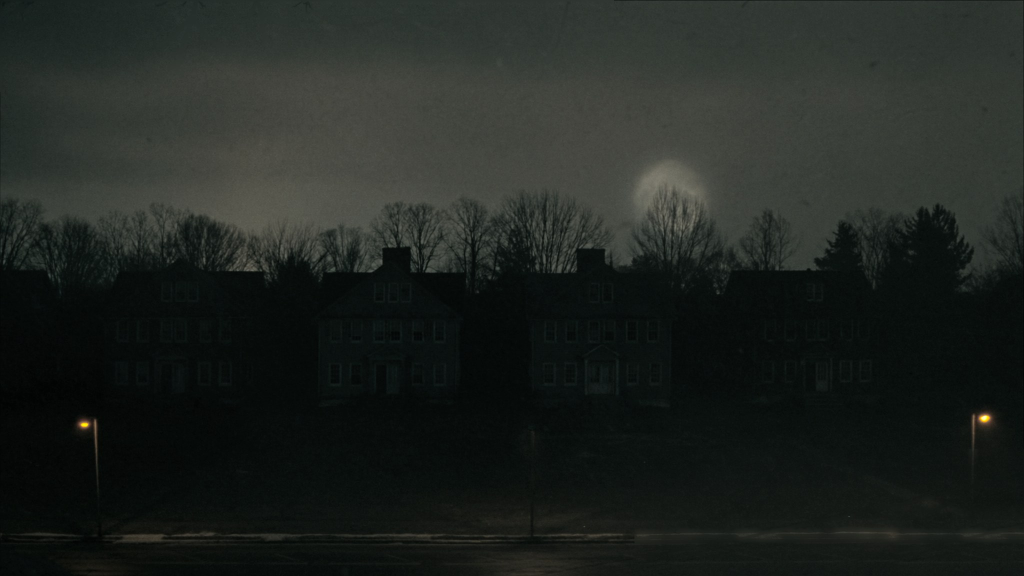
#> input picture docs/design/art/higgsfield/pack3/window-night.jpg, 2048 x 1152 px, found by its file name (shown at 1/2 size)
$ python p2_wsheet.py
#> lines starting #> are read from the running program, lines starting #| are printed output that depends on the picture
import numpy as np
from PIL import Image, ImageDraw, ImageFont
P='/tmp/claude-0/-home-user-Rovloc/44e475d9-c8d0-52a2-84e0-3ac758fed249/scratchpad/higg/pack3'
OUT='/tmp/claude-0/-home-user-Rovloc/44e475d9-c8d0-52a2-84e0-3ac758fed249/scratchpad/send/art-world-paintings.jpg'
def card(name, bg):
    im = Image.open(f'{P}/{name}').convert('RGBA')
    c = Image.new('RGBA', im.size, bg); c.alpha_composite(im); return c.convert('RGB')
items = [
 ('window-night.jpg', None, 'Behind the classroom windows (upper floor, rain, sodium lamps)'),
 ('skyline-wrap.jpg', None, 'Back lot skyline, wraps left to right'),
 ('sky.jpg', None, 'Night sky, moon behind cloud'),
 ('title.jpg', None, 'Title plate: empty corridor (figure painted out)'),
 ('stain-water.png', (128,128,128,255), 'Water stain decal, shown over mid-grey'),
 ('stain-mould.png', (199,217,194,255), 'Black mould decal, shown over pale green'),
]
CW, pad, lab = 880, 24, 44
font = ImageFont.load_default(size=26)
cells = []
for f, bg, text in items:
    im = card(f, bg) if bg else Image.open(f'{P}/{f}').convert('RGB')
#> im is the input picture: PIL image 2048x1152 RGB; mean R, G, B 31.8, 36.4, 32.6
    if f.startswith('stain'):
        s = 430 / im.size[1]
    else:
        s = CW / im.size[0]
#> s = 0.43
    im = im.resize((round(im.size[0]*s), round(im.size[1]*s)), Image.LANCZOS)
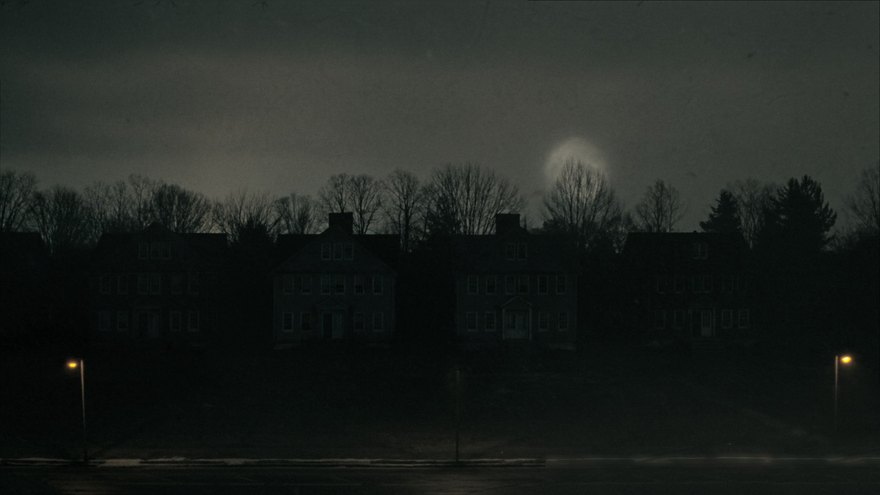
#> im: PIL image 880x495 RGB; mean R, G, B 31.8, 36.4, 32.6
    cells.append((im, text))
#> pass 2 of the loop `for f, bg, text in items:`:
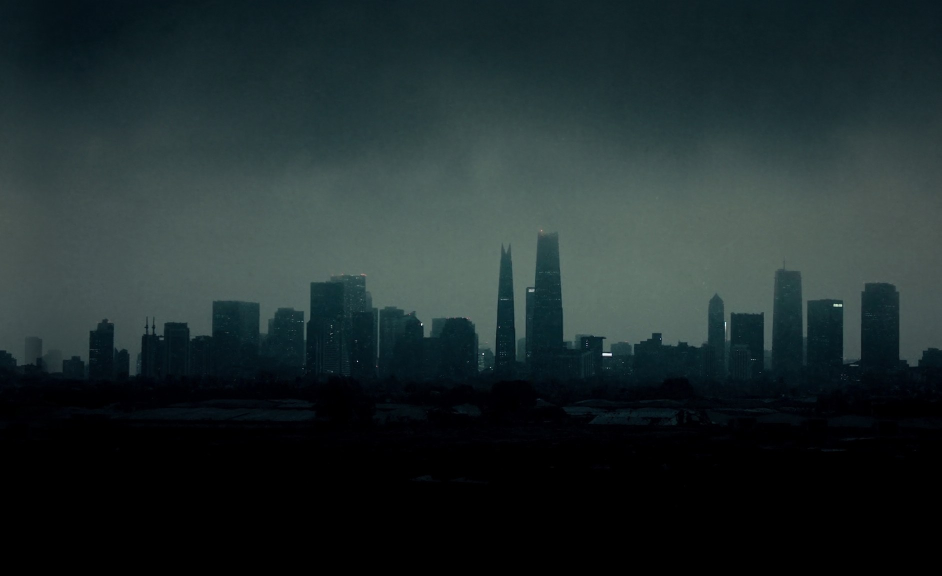
#> input picture docs/design/art/higgsfield/pack3/skyline-wrap.jpg, 1884 x 1152 px, found by its file name (shown at 1/2 size)
#> im is the input picture: PIL image 1884x1152 RGB; mean R, G, B 30.9, 43.2, 44.2
#> `im = im.resize((round(im.size[0]*s), round(im.size[1]*s)), Image.LANCZ..`:
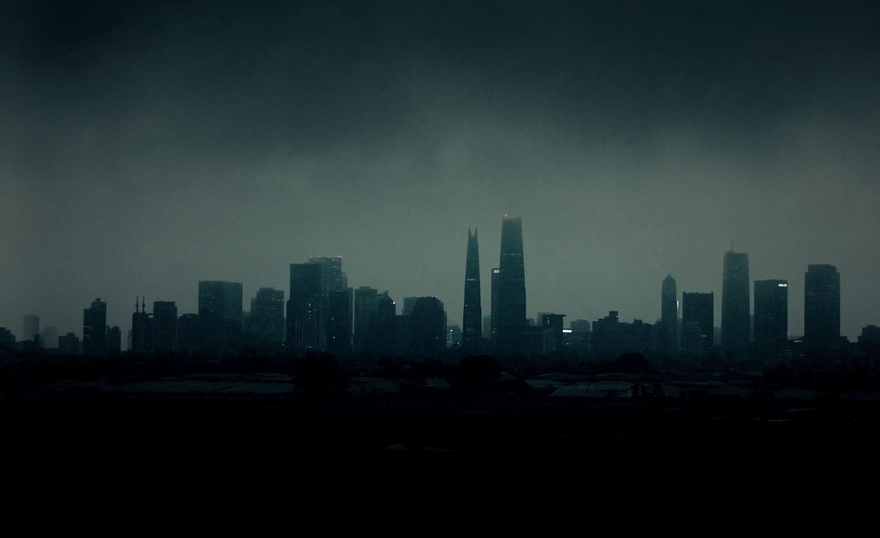
#> im: PIL image 880x538 RGB; mean R, G, B 30.9, 43.2, 44.2
#> pass 3 of the loop `for f, bg, text in items:`:
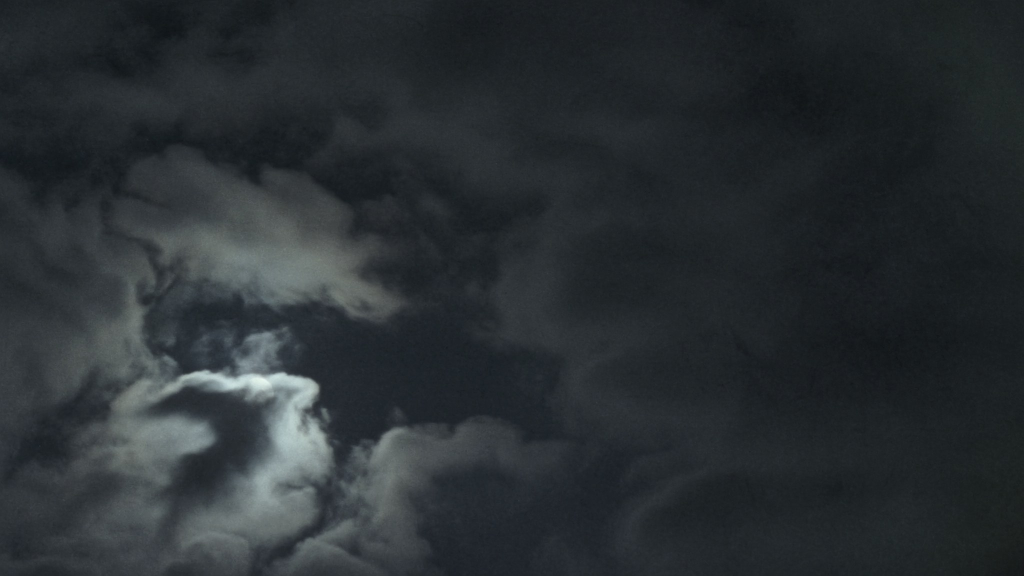
#> input picture docs/design/art/higgsfield/pack3/sky.jpg, 2048 x 1152 px, found by its file name (shown at 1/2 size)
#> im is the input picture: PIL image 2048x1152 RGB; mean R, G, B 41.6, 47.1, 50.5
#> `im = im.resize((round(im.size[0]*s), round(im.size[1]*s)), Image.LANCZ..`:
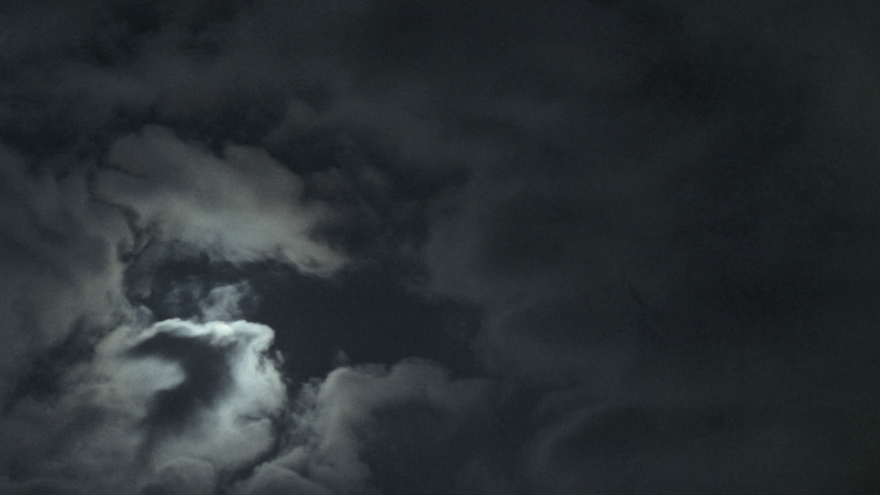
#> im: PIL image 880x495 RGB; mean R, G, B 41.6, 47.1, 50.5
#> (the run stopped early here; a loop or call above may not have finished)
